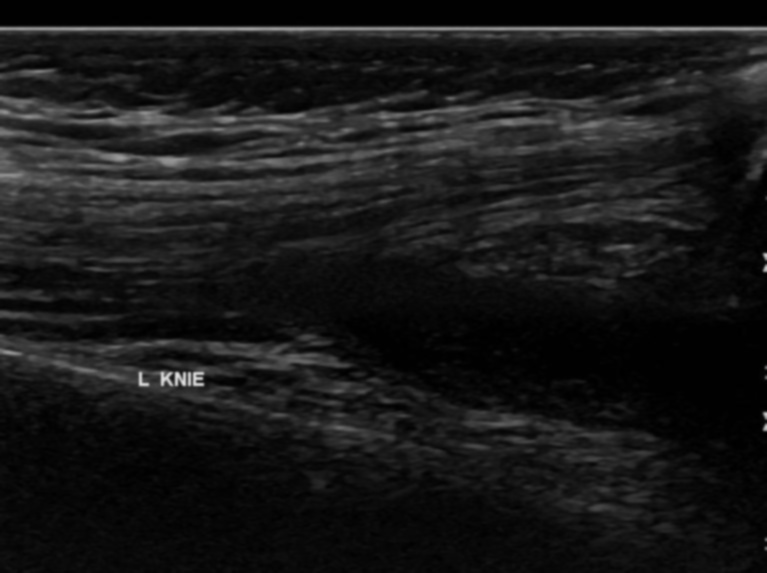
#> input picture blurred_fold_1/test/positive/001-03.11.2020 15.27.09-03.11.2020 15.27.09-407_1.jpg, 767 x 573 px, given as the content of the folder /home/catherine/Desktop/DeblurringMIM/leveled_ur_combined, which was not available
$ python test_VoL.py   (older library calls are emulated)
#> lines starting #> are read from the running program, lines starting #| are printed output that depends on the picture; pictures that were not available may be replaced by others from this repository, and a replacement may not be noted
# import os
# import cv2
# import numpy as np
# import statistics
# import shutil

# def measure_blur_laplacian(img_path):
#     """
#     Returns the Variance of Laplacian (VoL) for the given image file.
#     A higher VoL typically indicates a sharper image, lower VoL indicates more blur.
#     """
#     img = cv2.imread(img_path, cv2.IMREAD_GRAYSCALE)
#     if img is None:
#         # Return None or some sentinel value if file cannot be read as an image.
#         return None

#     laplacian = cv2.Laplacian(img, cv2.CV_64F)
#     variance = laplacian.var()
#     return variance

# def measure_blur_in_folder(folder_path):
#     """
#     Recursively goes through 'folder_path' to find image files,
#     calculates the Variance of Laplacian for each, and returns:
#     {file_path: vol_value, ...}
#     """
#     valid_extensions = ('.png', '.jpg', '.jpeg', '.bmp', '.tiff', '.tif')
#     results = {}

#     for root, dirs, files in os.walk(folder_path):
#         for file_name in files:
#             if file_name.lower().endswith(valid_extensions):
#                 file_path = os.path.join(root, file_name)
#                 vol = measure_blur_laplacian(file_path)
#                 if vol is not None:
#                     results[file_path] = vol
#                 else:
#                     print(f"Warning: Could not process file: {file_path}")
#     return results

# # def print_statistics(vol_values):
# #     """
# #     Given a list of Vol values (floats), print various statistics including
# #     min, max, and the 25th, 50th, 75th percentiles.
# #     """
# #     if not vol_values:
# #         print("No VoL data available to compute statistics.")
# #         return

# #     # Convert to NumPy array for easy quantile calculations
# #     vol_array = np.array(vol_values)

# #     # Calculate the range and quantiles
# #     vol_min = np.min(vol_array)
# #     vol_max = np.max(vol_array)
# #     # Quantiles at 1/3 and 2/3
# #     q33 = np.quantile(vol_array, 1/3)
# #     q66 = np.quantile(vol_array, 2/3)

# #     # Count images according to VoL thresholds
# #     count_under_50 = np.sum(vol_array < 50)
# #     count_50_200 = np.sum((vol_array >= 50) & (vol_array <= 200))
# #     count_200_400 = np.sum((vol_array >= 200) & (vol_array <= 400))
# #     count_400_1000 = np.sum((vol_array >= 200) & (vol_array <= 1000))
# #     count_over_1000 = np.sum(vol_array > 1000)

# #     print(f"\n--- Variance of Laplacian Statistics ---")
# #     print(f"Min:                 {vol_min:.2f}")
# #     print(f"1/3 Quantile (33%):  {q33:.2f}")
# #     print(f"2/3 Quantile (66%):  {q66:.2f}")
# #     print(f"Max:                 {vol_max:.2f}")

# #     print("\n--- Count by Thresholds ---")
# #     print(f"Number of images with VoL < 50:        {count_under_50}")
# #     print(f"Number of images with 50 <= VoL <= 200: {count_50_200}")
# #     print(f"Number of images with 200 <= VoL <= 400: {count_200_400}")
# #     print(f"Number of images with 400 <= VoL <= 1000: {count_400_1000}")
# #     print(f"Number of images with VoL > 1000:        {count_over_1000}")

# def print_statistics(vol_dict):
#     """
#     Given a dictionary of {file_path: VoL}, print various statistics including
#     the number of images in different VoL ranges and print 5 sample filenames from each range.
#     """
#     if not vol_dict:
#         print("No VoL data available to compute statistics.")
#         return

#     # Convert dictionary to list of tuples sorted by VoL values
#     sorted_vol = sorted(vol_dict.items(), key=lambda x: x[1])

#     # Separate data into defined ranges
#     under_50 = [(path, vol) for path, vol in sorted_vol if vol < 100]
#     between_50_200 = [(path, vol) for path, vol in sorted_vol if 100 < vol < 200]
#     over_1000 = [(path, vol) for path, vol in sorted_vol if vol > 200]

#     # Print statistics
#     print("\n--- Count by Thresholds ---")
#     print(f"Number of images with VoL < 50:        {len(under_50)}")
#     print(f"Number of images with 50 <= VoL <= 200: {len(between_50_200)}")
#     print(f"Number of images with VoL > 1000:       {len(over_1000)}")

#     # Function to print up to 5 samples from each range
#     def print_sample_images(label, images):
#         print(f"\nSample images {label}:")
#         for path, vol in images[500:505]:  # Print at most 5 images
#             print(f"  {path}: VoL = {vol:.2f}")

#     # Print sample images
#     print_sample_images("with VoL < 50", under_50)
#     print_sample_images("with 50 <= VoL <= 200", between_50_200)
#     print_sample_images("with VoL > 1000", over_1000)
# def save_images_by_vol(vol_dict, output_dir):
#     """
#     Saves images into separate directories based on their VoL ranges.
#     """
#     if not vol_dict:
#         print("No VoL data available to categorize images.")
#         return

#     # Define output directories for each range
#     categories = {
#         "VoL_less_100": (lambda vol: vol < 100),
#         "VoL_100_200": (lambda vol: 100 <= vol <= 200),
#         "VoL_over_1000": (lambda vol: vol > 200),
#     }

#     # Create directories if they do not exist
#     for category in categories.keys():
#         os.makedirs(os.path.join(output_dir, category, "positive"), exist_ok=True)

#     # Categorize and move images
#     for img_path, vol in vol_dict.items():
#         for category, condition in categories.items():
#             if condition(vol):
#                 dest_dir = os.path.join(output_dir, category, "positive")
#                 dest_path = os.path.join(dest_dir, os.path.basename(img_path))
#                 shutil.copy(img_path, dest_path)
#                 print(f"Copied {img_path} to {dest_path}")
#                 break  # Once assigned to a category, break to avoid multiple moves


# if __name__ == "__main__":
#     folder_to_test = "/home/catherine/Desktop/Thickened-Synovium/upper_left"
#     output_directory = "/home/catherine/Desktop/DeblurringMIM/leveled_test_ul"
#     blur_results = measure_blur_in_folder(folder_to_test)

#     # vol_values = list(blur_results.values())
#     # print_statistics(vol_values)

#     # # Save images into categorized folders
#     # save_images_by_vol(blur_results, output_directory)
#     # Print statistics and sample images
#     print_statistics(blur_results)


import os
import cv2
import numpy as np
import statistics
import shutil
import csv
import matplotlib.pyplot as plt

def measure_blur_laplacian(img_path):
    """
    Returns the Variance of Laplacian (VoL) for the given image file.
    A higher VoL typically indicates a sharper image, lower VoL indicates more blur.
    """
    img = cv2.imread(img_path, cv2.IMREAD_GRAYSCALE)
    if img is None:
        # Return None or some sentinel value if file cannot be read as an image.
        return None

    laplacian = cv2.Laplacian(img, cv2.CV_64F)
    variance = laplacian.var()
    return variance

def measure_blur_in_folder(folder_path):
    """
    Recursively goes through 'folder_path' to find image files,
    calculates the Variance of Laplacian for each, and returns:
    {file_path: vol_value, ...}
    """
    valid_extensions = ('.png', '.jpg', '.jpeg', '.bmp', '.tiff', '.tif')
    results = {}

    for root, dirs, files in os.walk(folder_path):
        for file_name in files:
            if file_name.lower().endswith(valid_extensions):
                file_path = os.path.join(root, file_name)
                vol = measure_blur_laplacian(file_path)
#> in measure_blur_laplacian, img is the input picture: shape (573, 767); min 0, max 222, mean 23.6
#> in measure_blur_laplacian, `laplacian = cv2.Laplacian(img, cv2.CV_64F)`:
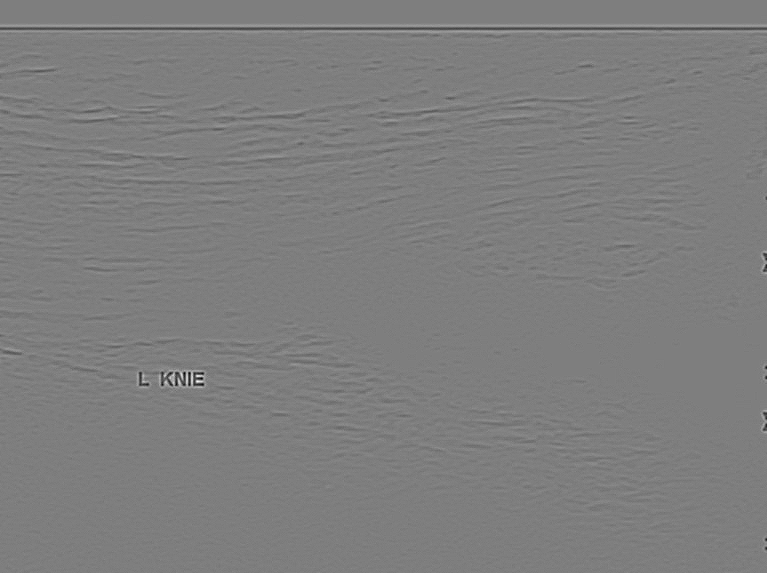
#> laplacian: shape (573, 767) float64; min -102, max 104, mean 0; drawn with min black and max white
#> in measure_blur_laplacian, `variance = laplacian.var()`: variance = 22.27
#> vol = 22.27
                if vol is not None:
                    results[file_path] = vol
                else:
                    print(f"Warning: Could not process file: {file_path}")
    return results

def print_statistics(vol_dict):
    """
    Given a dictionary of {file_path: VoL}, print various statistics including
    the number of images in different VoL ranges and print 5 sample filenames from each range.
    """
    if not vol_dict:
        print("No VoL data available to compute statistics.")
        return

    # Convert dictionary to list of tuples sorted by VoL values
    sorted_vol = sorted(vol_dict.items(), key=lambda x: x[1])

    # Separate data into defined ranges
    under_100 = [(path, vol) for path, vol in sorted_vol if vol < 100]
    between_100_200 = [(path, vol) for path, vol in sorted_vol if 100 <= vol <= 200]
    over_200 = [(path, vol) for path, vol in sorted_vol if vol > 200]

    # Print statistics
    print("\n--- Count by Thresholds ---")
    print(f"Number of images with VoL < 100:        {len(under_100)}")
    print(f"Number of images with 100 <= VoL <= 200: {len(between_100_200)}")
    print(f"Number of images with VoL > 200:        {len(over_200)}")

    # Function to print up to 5 samples from each range
    def print_sample_images(label, images):
        print(f"\nSample images {label}:")
        for path, vol in images[500:505]:  # Print at most 5 images
            print(f"  {path}: VoL = {vol:.2f}")

    # Print sample images
    print_sample_images("with VoL < 100", under_100)
    print_sample_images("with 100 <= VoL <= 200", between_100_200)
    print_sample_images("with VoL > 200", over_200)

# [72 lines left out: functions save_vol_to_csv, save_images_by_vol, plot_vol_histogram, not called in this run]

if __name__ == "__main__":
    folder_to_test = "/home/catherine/Desktop/DeblurringMIM/leveled_ur_combined"
    # output_directory = "/home/catherine/Desktop/DeblurringMIM/leveled_test_ul"

    # Measure the VoL for images in the folder
    blur_results = measure_blur_in_folder(folder_to_test)
#> blur_results = 1 item

    # plot_vol_histogram(blur_results)

    # Print statistics and sample images
    print_statistics(blur_results)
#> in print_statistics, `between_100_200 = [(path, vol) for path, vol in sorted_vol if 100 <= v..`: between_100_200 = []
#| Number of images with VoL < 100:        1
#| Number of images with 100 <= VoL <= 200: 0
#| Number of images with VoL > 200:        0

    # [7 lines of commented-out code are left out]

$ run again, on blurred_fold_1/test/positive/004-30.11.2020 13.38.28-30.11.2020 13.38.28-434_1.jpg
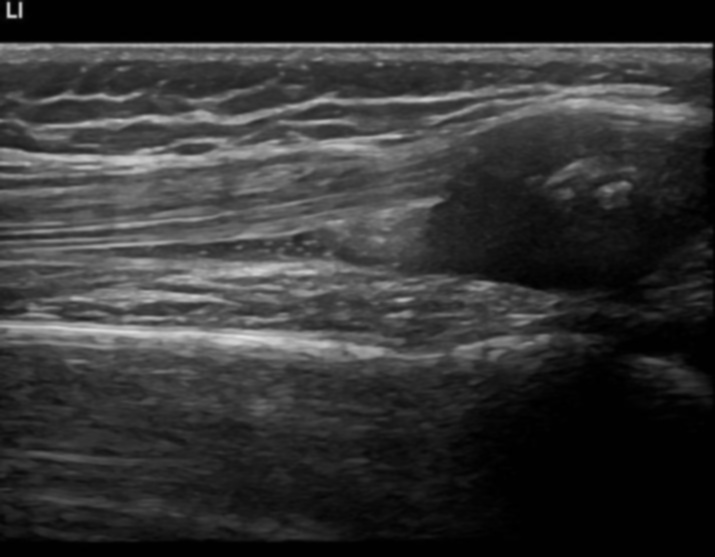
#> input picture blurred_fold_1/test/positive/004-30.11.2020 13.38.28-30.11.2020 13.38.28-434_1.jpg, 715 x 557 px, given as the content of the folder /home/catherine/Desktop/DeblurringMIM/leveled_ur_combined, which was not available
#> in measure_blur_laplacian, img is the input picture: shape (557, 715); min 0, max 226, mean 51.6
#> in measure_blur_laplacian, `laplacian = cv2.Laplacian(img, cv2.CV_64F)`:
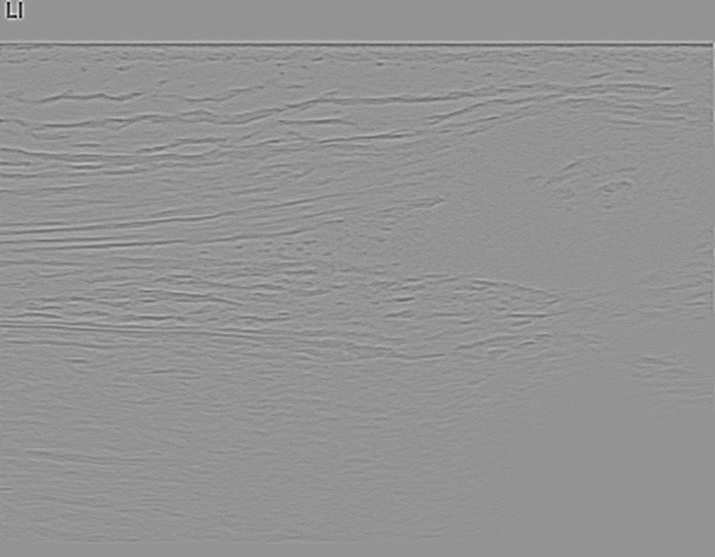
#> laplacian: shape (557, 715) float64; min -106, max 77, mean 0; drawn with min black and max white
#> variance = 28.68
#> blur_results = 1 item
#> between_100_200 = []
#| Number of images with VoL < 100:        1
#| Number of images with 100 <= VoL <= 200: 0
#| Number of images with VoL > 200:        0

$ run again, on blurred_fold_1/test/positive/09.49.53 horas __[0038905].jpg
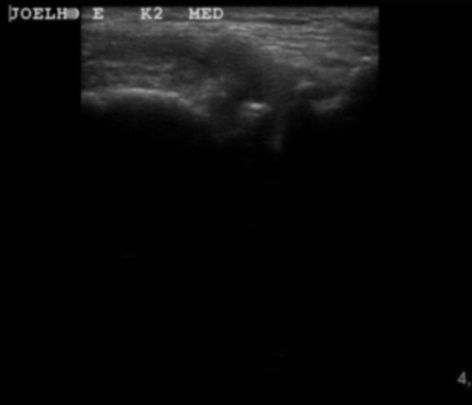
#> input picture blurred_fold_1/test/positive/09.49.53 horas __[0038905].jpg, 472 x 405 px, given as the content of the folder /home/catherine/Desktop/DeblurringMIM/leveled_ur_combined, which was not available
#> in measure_blur_laplacian, img is the input picture: shape (405, 472); min 0, max 197, mean 10.8
#> in measure_blur_laplacian, `laplacian = cv2.Laplacian(img, cv2.CV_64F)`:
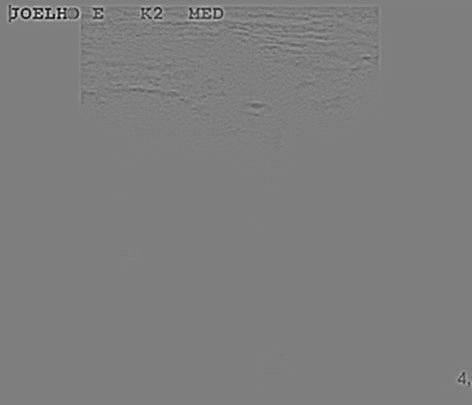
#> laplacian: shape (405, 472) float64; min -91, max 92, mean 0; drawn with min black and max white
#> variance = 16.78
#> blur_results = 1 item
#> between_100_200 = []
#| Number of images with VoL < 100:        1
#| Number of images with 100 <= VoL <= 200: 0
#| Number of images with VoL > 200:        0
